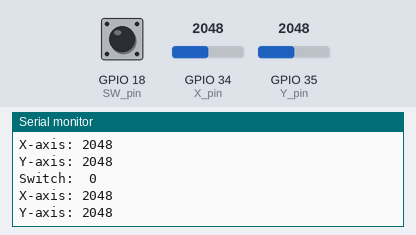
The sketch below on a simulated ESP32. Parts: the last lines printed to the serial monitor. Inputs (shaded band) come from the test bench; at power-on: GPIO 34 (X_pin) = 2048, GPIO 35 (Y_pin) = 2048, GPIO 18 (SW_pin) LOW.

Above: at 1.8 s.
1.9 s: GPIO 34 (X_pin) set to 2866
At 2.8 s:
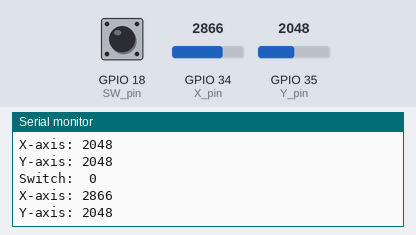
3.4 s: GPIO 35 (Y_pin) set to 2866
At 4.4 s:
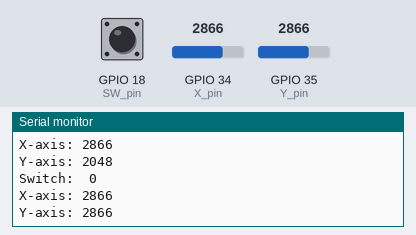
4.9 s: GPIO 18 (SW_pin) pulled HIGH for 1.2 s
7.6 s: GPIO 34 (X_pin) set to 3603
At 8.7 s:
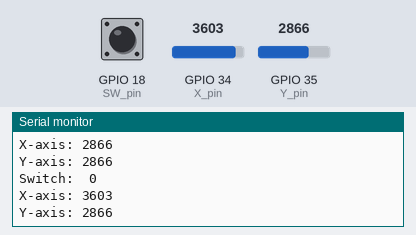
9.1 s: GPIO 35 (Y_pin) set to 3603
At 10.8 s:
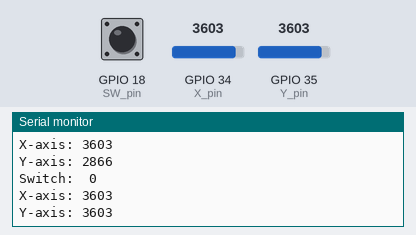
Timing chart, 0 to 11.6 s (numbered marks = the images above; inputs shaded):
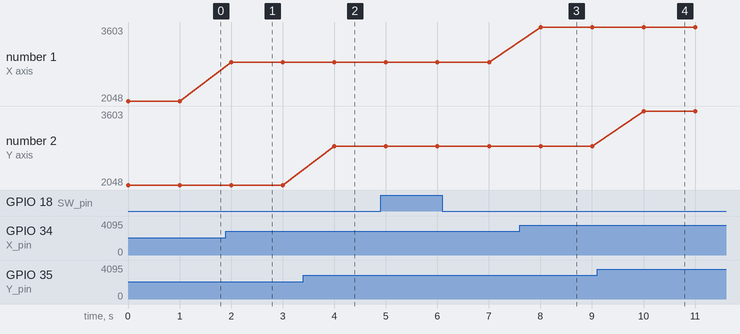

The sketch:

Analog_Joystick.ino
```cpp
//www.elegoo.com
//2016.12.09
//2025.11.25
// Arduino pin numbers
const int SW_pin = 18; // digital pin connected to switch output
const int X_pin = 34; // analog pin connected to X output
const int Y_pin = 35; // analog pin connected to Y output

void setup() {
  pinMode(SW_pin, INPUT);
  digitalWrite(SW_pin, HIGH);
  Serial.begin(9600);
}

void loop() {
  Serial.print("Switch:  ");

  Serial.print(digitalRead(SW_pin));

  Serial.print("\n");
  Serial.print("X-axis: ");

  Serial.print(analogRead(X_pin));


  Serial.print("\n");
  Serial.print("Y-axis: ");
  Serial.println(analogRead(Y_pin));
  Serial.print("\n\n");
  delay(1000);
}
```

Measured:
- after the input at 1.9 s, the serial monitor: prints a new line after 0.10 s (image 1)
- after the input at 3.4 s, the serial monitor: prints a new line after 0.60 s (image 2)
- after the input at 7.6 s, the serial monitor: prints a new line after 0.40 s (image 3)
- after the input at 9.1 s, the serial monitor: prints a new line after 0.91 s (image 4)
- plotted number 1: 2048 → 2866 after the input at 1.9 s, 2866 → 3603 after the input at 7.6 s
